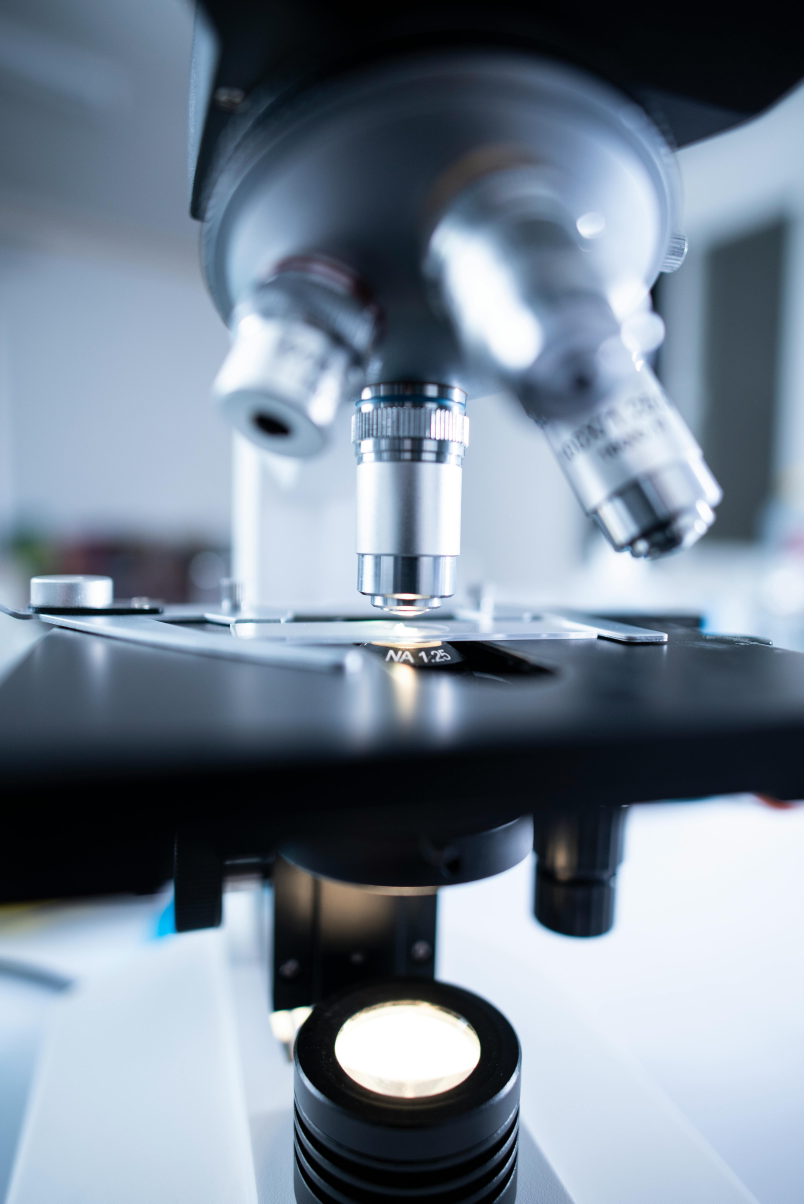
#> input picture images/input/pexels-chokniti-khongchum-1197604-2280547.jpg, 4016 x 6016 px (shown at 1/5 size); its folder holds 4 pictures in this run
$ python image_optimizer.py
#> lines starting #> are read from the running program, lines starting #| are printed output that depends on the picture
#!/usr/bin/env python3
"""Batch Image Optimizer — dependency-light CLI for local image processing."""
from __future__ import annotations

import argparse
import sys
from dataclasses import dataclass
from pathlib import Path
from PIL import Image, ImageOps, UnidentifiedImageError

ROOT = Path(__file__).resolve().parent
SUPPORTED = {".jpg", ".jpeg", ".png", ".webp", ".bmp", ".gif", ".tif", ".tiff"}
FORMATS = {"jpeg": ("JPEG", ".jpg"), "png": ("PNG", ".png"), "webp": ("WEBP", ".webp")}


@dataclass(frozen=True)
class Result:
    source: Path
    destination: Path | None
    original_bytes: int
    output_bytes: int
    error: str | None = None


def unique_path(directory: Path, stem: str, extension: str) -> Path:
    candidate = directory / f"{stem}{extension}"
    index = 1
    while candidate.exists():
        candidate = directory / f"{stem}_{index}{extension}"
        index += 1
    return candidate


def optimize_image(source: Path, output_dir: Path, max_width: int, max_height: int,
                   quality: int = 75, output_format: str = "jpeg") -> Result:
    """Resize without upscaling, respect EXIF rotation and avoid overwrites."""
#> called with max_width = 1920, max_height = 1080, quality = 75, output_format = 'jpeg'
    original_bytes = source.stat().st_size
    try:
        with Image.open(source) as original:
            # Normalize EXIF orientation before dimensions are calculated.
#> original is the input picture: PIL image 4016x6016 RGB; mean R, G, B 118.4, 131.7, 146.3
            image = ImageOps.exif_transpose(original)
            image.seek(0) if getattr(image, "n_frames", 1) > 1 else None
            image.thumbnail((max_width, max_height), Image.Resampling.LANCZOS)
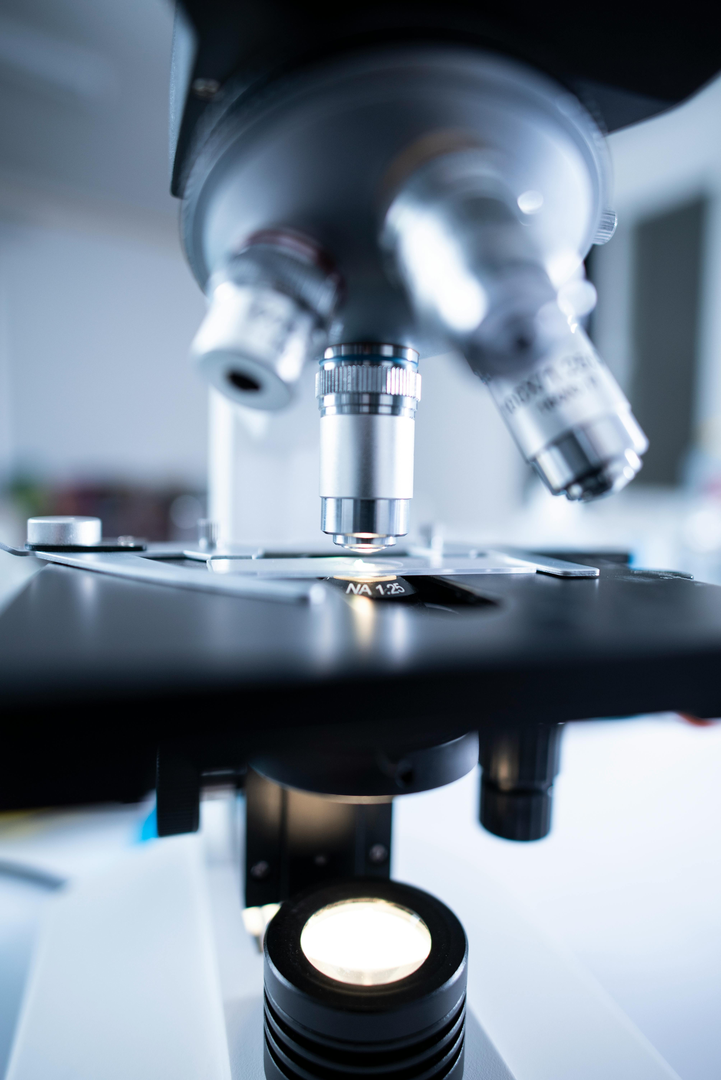
#> image: PIL image 721x1080 RGB; mean R, G, B 118.5, 131.8, 146.4
            width, height = image.size
#> width = 721; height = 1080
            fmt, extension = FORMATS[output_format]
            if fmt == "JPEG":
                # Alpha cannot be encoded as JPEG: composite on white instead of dropping it.
                if image.mode in ("RGBA", "LA") or (image.mode == "P" and "transparency" in image.info):
                    rgba = image.convert("RGBA")
                    background = Image.new("RGB", rgba.size, "white")
                    background.paste(rgba, mask=rgba.getchannel("A"))
                    image = background
                else:
                    image = image.convert("RGB")
            elif fmt == "PNG":
                image = image.convert("RGBA" if "A" in image.getbands() or "transparency" in image.info else "RGB")
            else:
                image = image.convert("RGBA" if "A" in image.getbands() or "transparency" in image.info else "RGB")
            output_dir.mkdir(parents=True, exist_ok=True)
            destination = unique_path(output_dir, f"{source.stem}_{width}x{height}", extension)
            options = {"optimize": True}
            if fmt != "PNG":
                options["quality"] = quality
            if fmt == "JPEG":
                options["progressive"] = True
            try:
                image.save(destination, format=fmt, **options)
            except Exception:
                destination.unlink(missing_ok=True)
                raise
            return Result(source, destination, original_bytes, destination.stat().st_size)
    except (OSError, ValueError, UnidentifiedImageError) as exc:
        return Result(source, None, original_bytes, 0, str(exc))


def positive_int(value: str) -> int:
    number = int(value)
    if number < 1:
        raise argparse.ArgumentTypeError("must be a positive integer")
    return number


def quality_int(value: str) -> int:
    number = int(value)
    if not 1 <= number <= 100:
        raise argparse.ArgumentTypeError("must be between 1 and 100")
    return number


def main(argv: list[str] | None = None) -> int:
    parser = argparse.ArgumentParser(description="Resize and optimize images locally; no uploads.")
    parser.add_argument("--input", type=Path, default=ROOT / "images/input", help="Input folder (default: images/input)")
    parser.add_argument("--output", type=Path, default=ROOT / "images/output", help="Output folder (default: images/output)")
    parser.add_argument("--max-width", type=positive_int, default=1920)
    parser.add_argument("--max-height", type=positive_int, default=1080)
    parser.add_argument("--quality", type=quality_int, default=75)
    parser.add_argument("--format", choices=tuple(FORMATS), default="jpeg")
    args = parser.parse_args(argv)
    source_dir = args.input.expanduser().resolve()
    dest_dir = args.output.expanduser().resolve()
    if not source_dir.is_dir():
        print(f"Input folder not found: {source_dir}", file=sys.stderr)
        return 2
    if source_dir == dest_dir:
        print("Input and output folders must be different.", file=sys.stderr)
        return 2
    candidates = sorted(p for p in source_dir.iterdir() if p.is_file() and p.suffix.lower() in SUPPORTED)
    if not candidates:
        print(f"No supported images found in {source_dir}")
        return 0
    successes, failures, before, after = 0, 0, 0, 0
    for source in candidates:
        result = optimize_image(source, dest_dir, args.max_width, args.max_height, args.quality, args.format)
        if result.error:
            failures += 1
            print(f"FAIL {source.name}: {result.error}")
        else:
            successes += 1
            before += result.original_bytes
#> before = 1234628
            after += result.output_bytes
#> after = 50925
            delta = (1 - result.output_bytes / result.original_bytes) * 100 if result.original_bytes else 0
#> delta = 95.88
            print(f" OK  {source.name} -> {result.destination.name} ({delta:+.1f}% smaller)")
#|  OK  pexels-chokniti-khongchum-1197604-2280547.jpg -> pexels-chokniti-khongchum-1197604-2280547_721x1080.jpg (+95.9% smaller)
#> pass 2 of the loop in main, `for source in candidates:`:
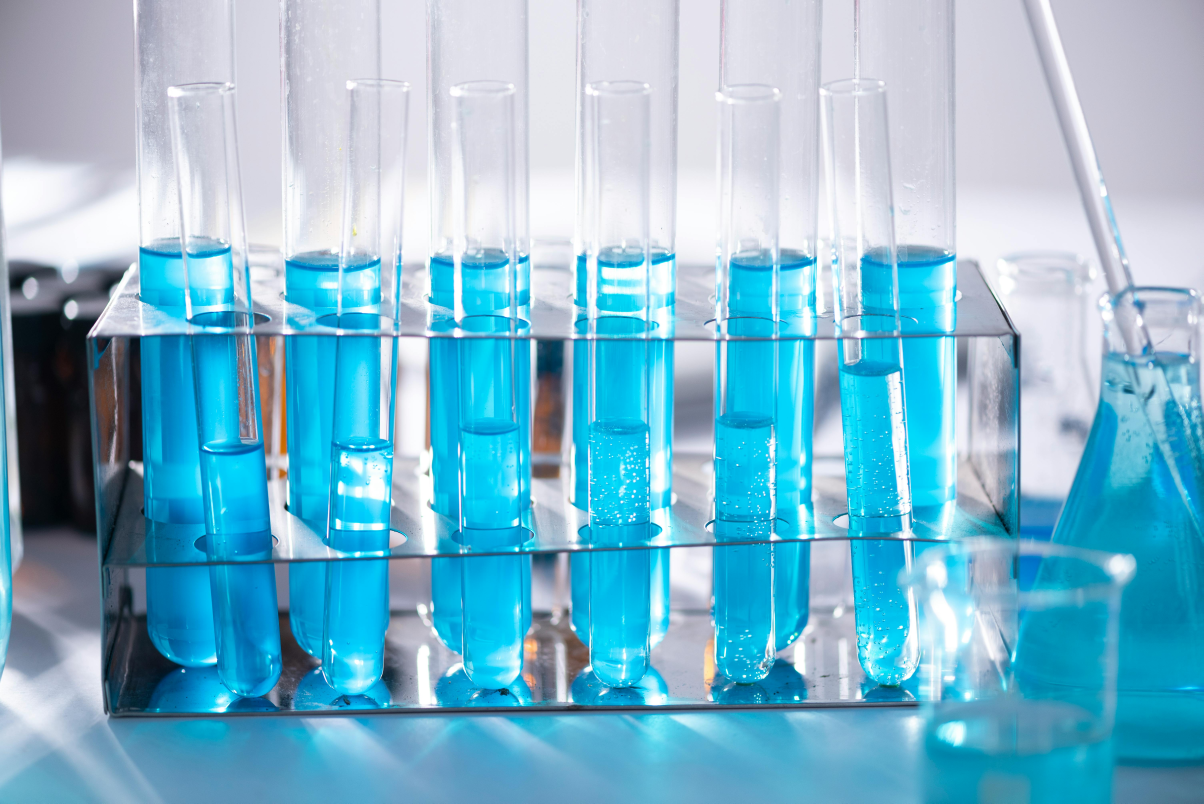
#> input picture images/input/pexels-chokniti-khongchum-1197604-2280549.jpg, 6016 x 4016 px (shown at 1/5 size)
#> in optimize_image, original is the input picture: PIL image 6016x4016 RGB; mean R, G, B 124.5, 184, 207.1
#> in optimize_image (call 2), `image.thumbnail((max_width, max_height), Image.Resampling.LANCZOS)`:
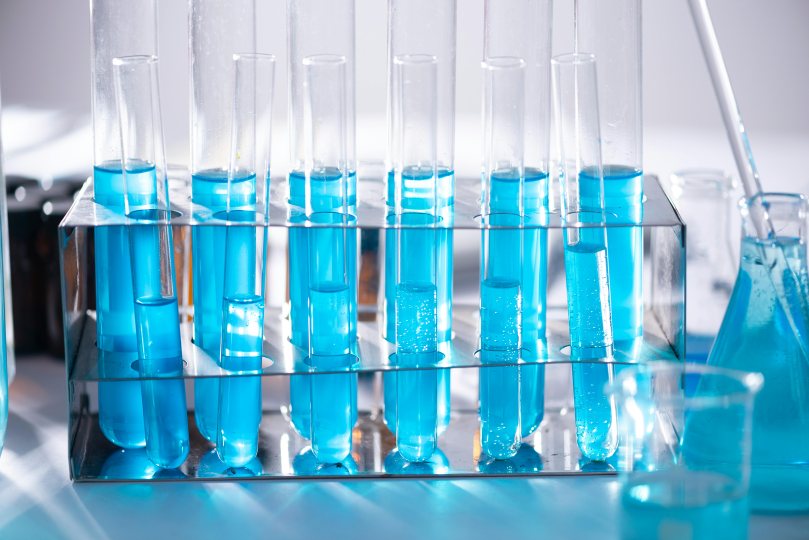
#> image: PIL image 1618x1080 RGB (shown at 1/2 size); mean R, G, B 124.5, 184, 207.1
#|  OK  pexels-chokniti-khongchum-1197604-2280549.jpg -> pexels-chokniti-khongchum-1197604-2280549_1618x1080.jpg (+87.8% smaller)
    savings = (1 - after / before) * 100 if before else 0
    print(f"\nFinished: {successes} succeeded, {failures} failed | total size change: {savings:+.1f}% smaller")
    return 1 if failures else 0


if __name__ == "__main__":
#> (the run stopped early here; a loop or call above may not have finished)
